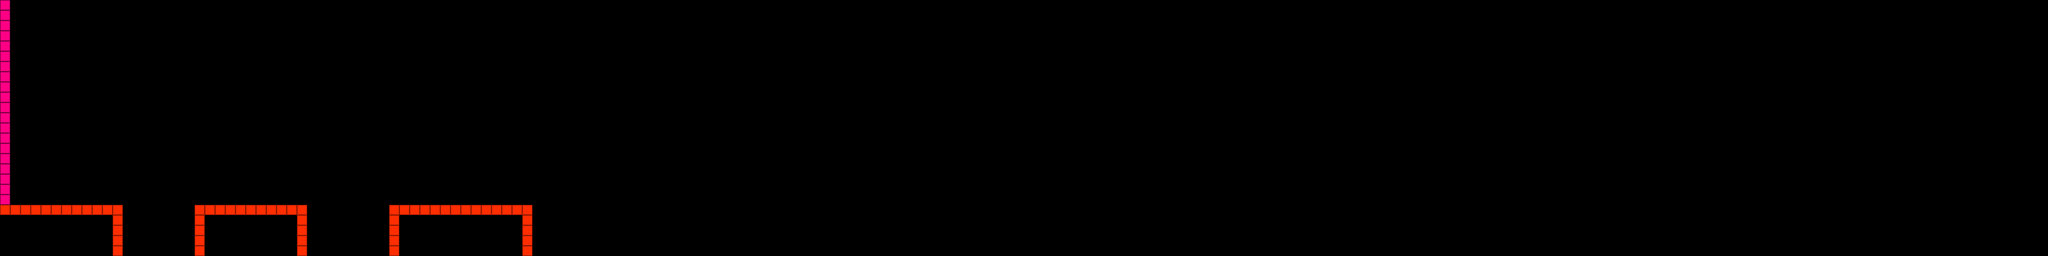

A 2D game scene composited from a Tiled map and its tileset images. What follows is a short description and the map's XML, with each tile layer's data collapsed to a summary:
An orthogonal 200x25 tile map with 16x16 px tiles, 2 tile layers (Solidos, Blocked).

<map version="1.10" tiledversion="1.10.2" orientation="orthogonal" renderorder="right-down" width="200" height="25" tilewidth="16" tileheight="16" infinite="0" nextlayerid="3" nextobjectid="1">
 <tileset firstgid="1" name="prueba" tilewidth="16" tileheight="16" tilecount="8040" columns="120">
  <image source="prueba.png" width="1920" height="1080" />
 </tileset>
 <layer id="1" name="Solidos" width="200" height="25">
  <data>[5000 cells, 57 non-empty, 1 distinct tile ids]</data>
 </layer>
 <layer id="2" name="Blocked" width="200" height="25">
  <data>[5000 cells, 20 non-empty, 1 distinct tile ids]</data>
 </layer>
</map>
